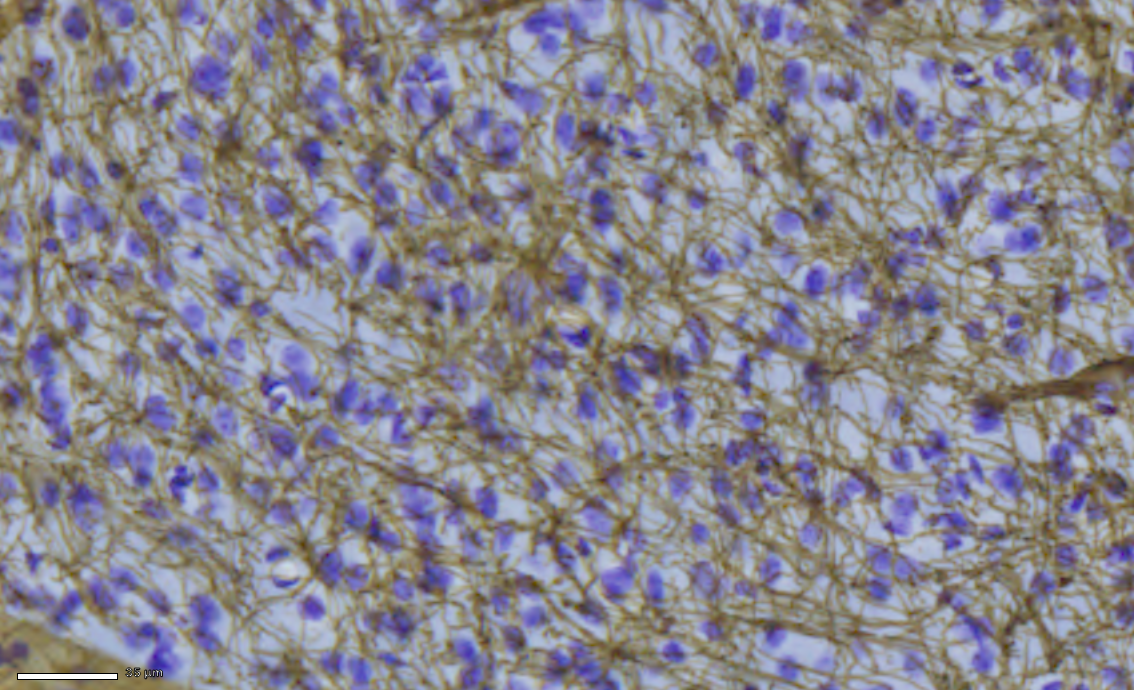
#> input picture Images/TIssues.png, 1134 x 690 px, found by its file name
$ python ExtractNucleus.py
#> lines starting #> are read from the running program, lines starting #| are printed output that depends on the picture; after the words box and inside, x2 and y2 are one past the last pixel; in counts of white or black regions, pixels touching at a corner belong together
import cv2
import numpy as np

# Load the image
image = cv2.imread('/Users/sricharanmohankumar/BrainHack-1/Images/TIssues.png')
#> image is the input picture: shape (690, 1134, 3); mean B, G, R 142, 133.1, 136

# Convert the image to HSV color space
hsv = cv2.cvtColor(image, cv2.COLOR_BGR2HSV)
#> hsv: shape (690, 1134, 3); mean H, S, V 78.6, 53.3, 154.2

# Define the range for purple color in HSV
lower_purple = np.array([120, 25, 25])
upper_purple = np.array([165, 255, 255])

# Create a mask for purple color
mask_purple = cv2.inRange(hsv, lower_purple, upper_purple)
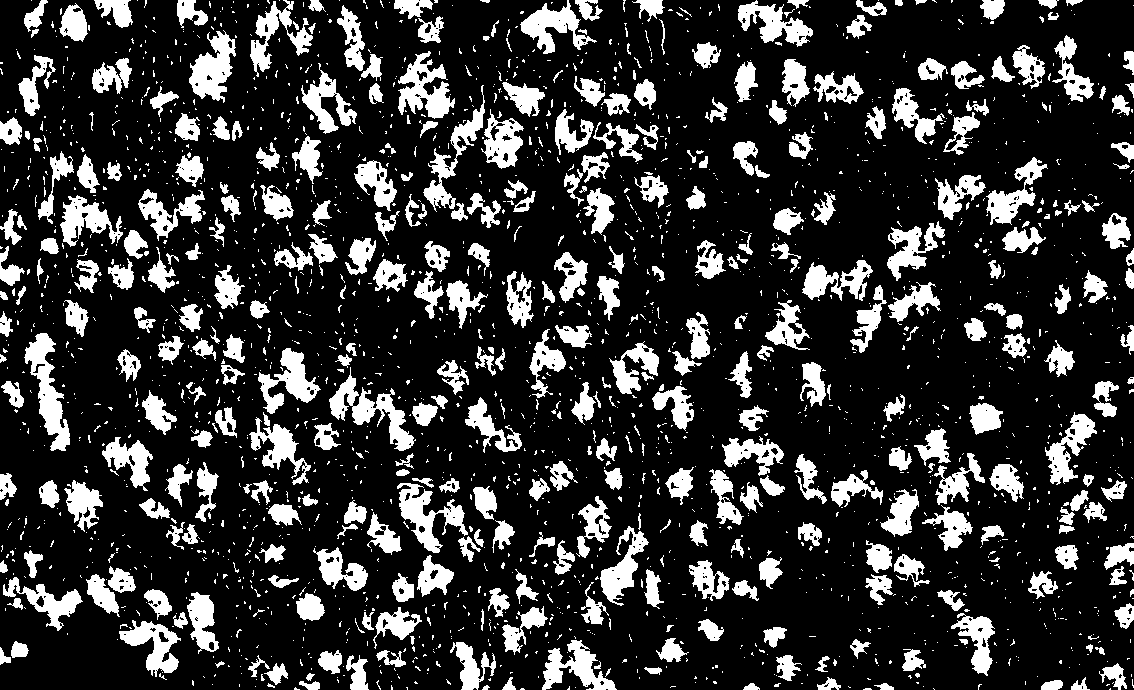
#> mask_purple: shape (690, 1134); 20.5% white; 2330 white regions (1924 under 20 px), largest, box (x1, y1, x2, y2) and area: (24, 333, 70, 451) 2183, (329, 367, 416, 451) 2117, (398, 51, 455, 119) 1911

# Extract the purple spots
purple_spots = cv2.bitwise_and(image, image, mask=mask_purple)
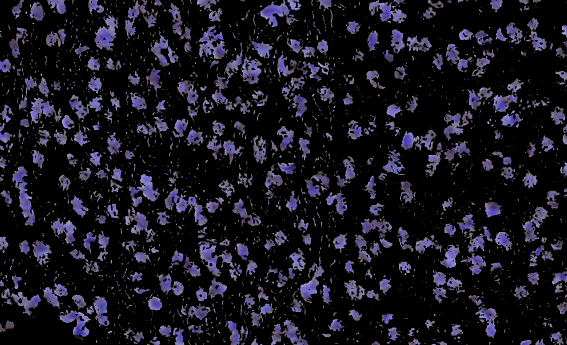
#> purple_spots: shape (690, 1134, 3) (shown at 1/2 size); mean B, G, R 31.2, 21.4, 23.3

# Convert the purple spots to grayscale
purple_spots_gray = cv2.cvtColor(purple_spots, cv2.COLOR_BGR2GRAY)
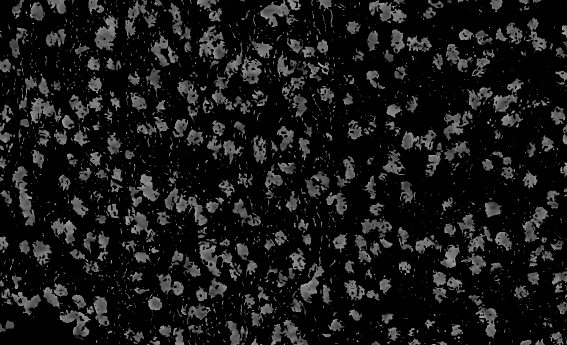
#> purple_spots_gray: shape (690, 1134) (shown at 1/2 size); min 0, max 188, mean 23.1

# Invert the grayscale image
purple_spots_gray_inverted = cv2.bitwise_not(purple_spots_gray)
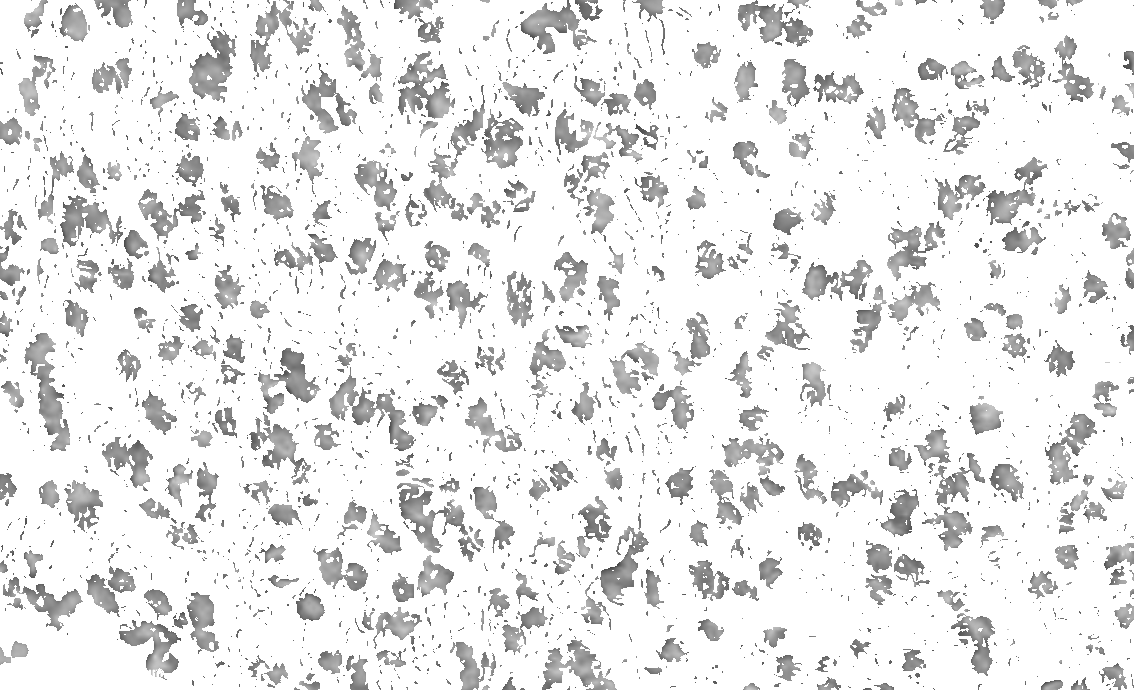
#> purple_spots_gray_inverted: shape (690, 1134); min 67, max 255, mean 231.9

# Save the output image
cv2.imwrite('Nucleus.png', purple_spots_gray_inverted)

$ run again, with Images/Putamen_1.png copied over Images/TIssues.png
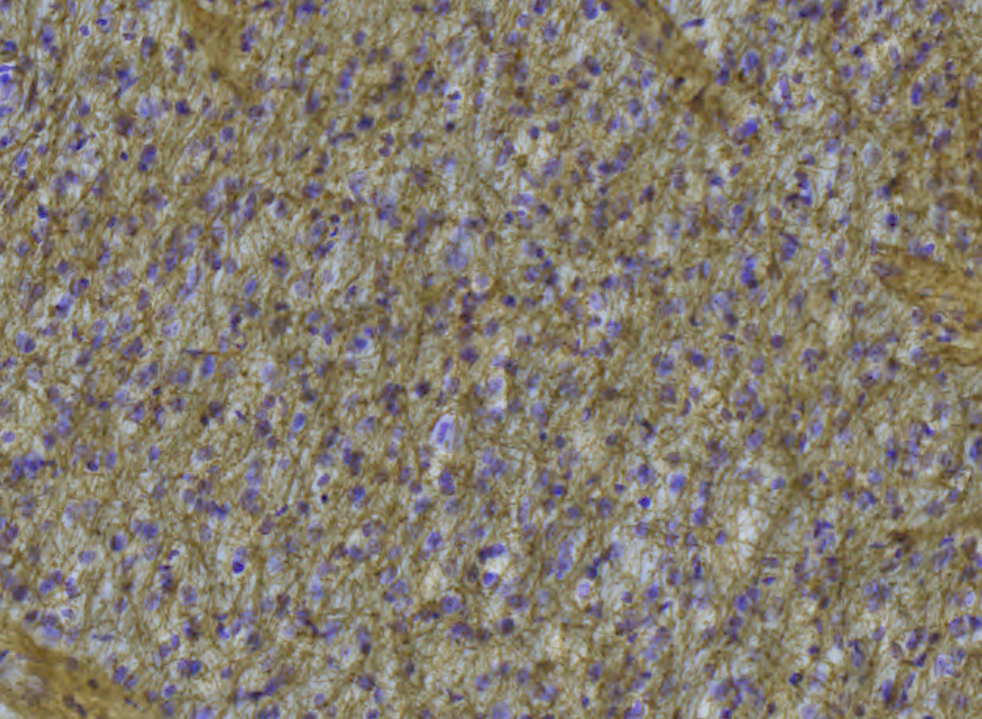
#> input picture Images/Putamen_1.png, 982 x 719 px, shrunk from 1259 x 922 before the run, found by its file name
#> image is the input picture: shape (719, 982, 3); mean B, G, R 111.1, 124.2, 132.2
#> hsv: shape (719, 982, 3); mean H, S, V 51.2, 62.1, 137.3
#> `mask_purple = cv2.inRange(hsv, lower_purple, upper_purple)`:
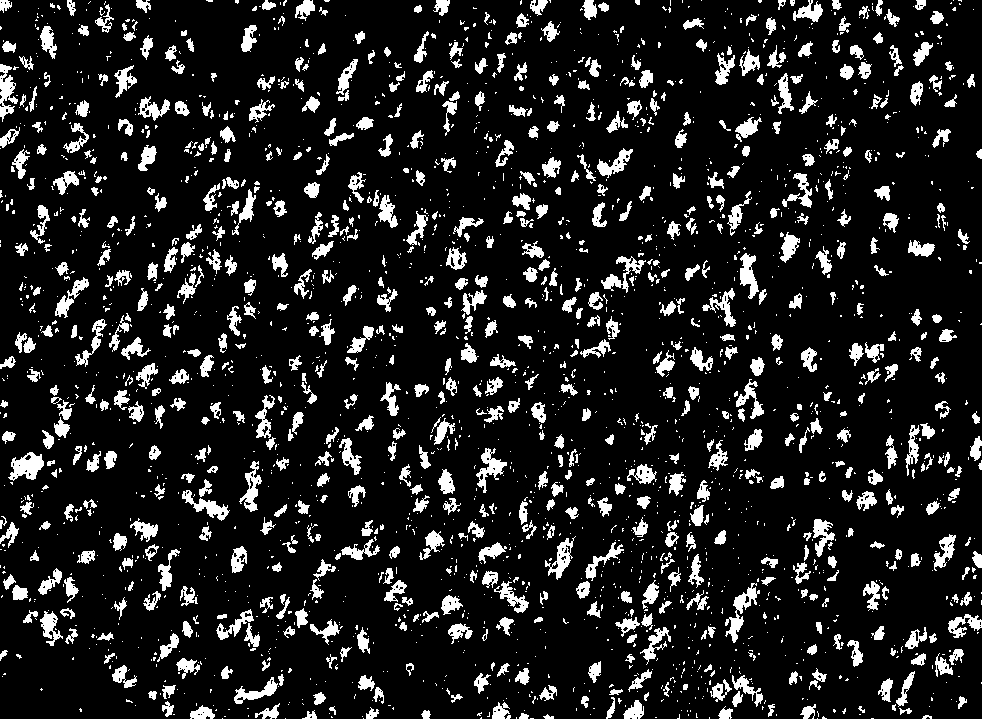
#> mask_purple: shape (719, 982); 12.7% white; 2529 white regions (1777 under 20 px), largest, box (x1, y1, x2, y2) and area: (725, 583, 760, 643) 612, (8, 452, 44, 481) 607, (0, 64, 18, 122) 528
#> `purple_spots_gray_inverted = cv2.bitwise_not(purple_spots_gray)`:
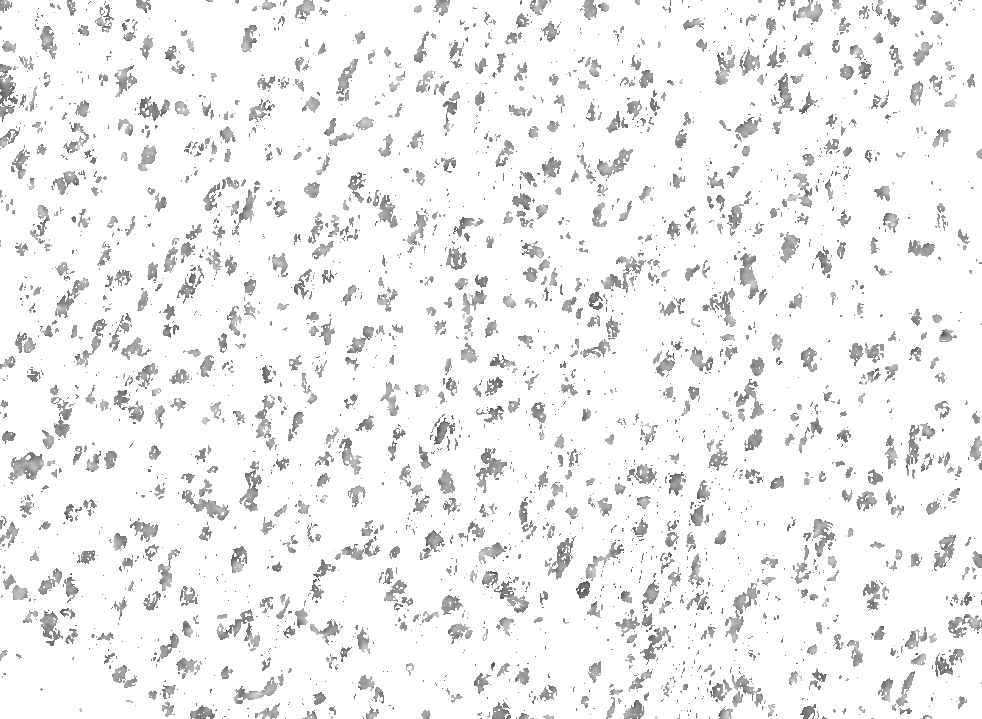
#> purple_spots_gray_inverted: shape (719, 982); min 61, max 255, mean 241.3

$ run again, with Images/Putamen_3.png copied over Images/TIssues.png
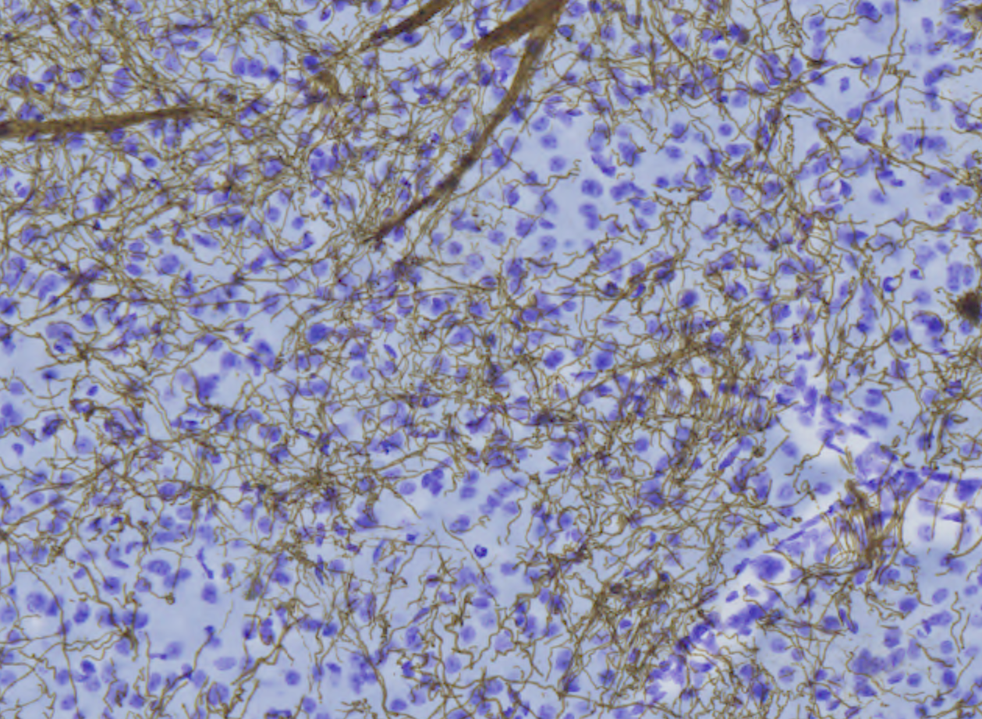
#> input picture Images/Putamen_3.png, 982 x 719 px, shrunk from 1259 x 922 before the run, found by its file name
#> image is the input picture: shape (719, 982, 3); mean B, G, R 169.3, 146, 145
#> hsv: shape (719, 982, 3); mean H, S, V 95.6, 55.7, 175.7
#> `mask_purple = cv2.inRange(hsv, lower_purple, upper_purple)`:
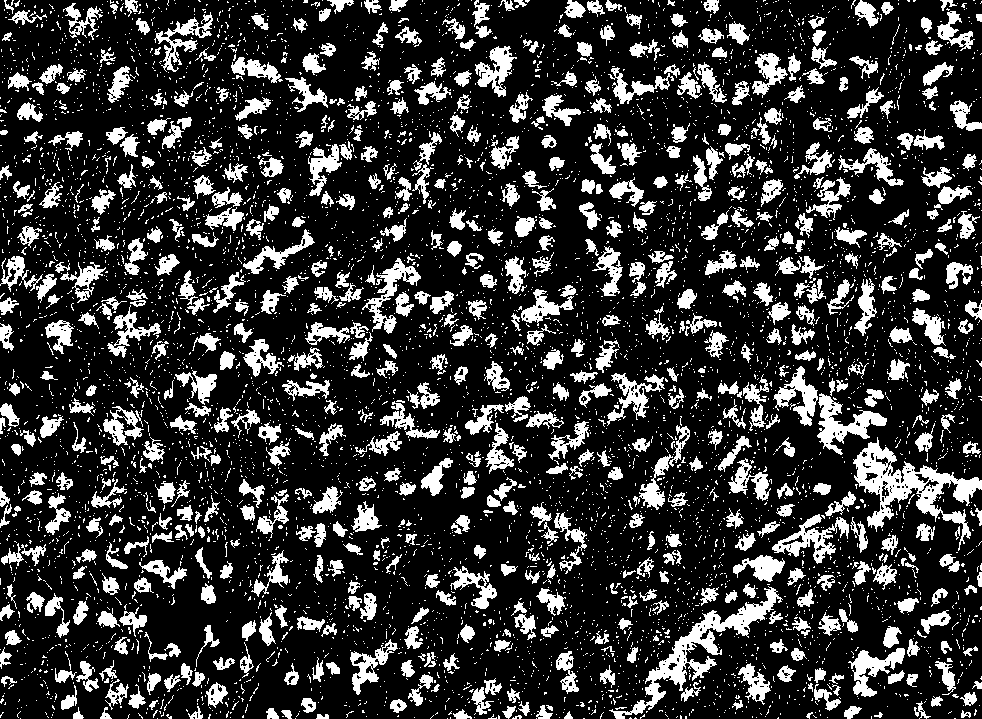
#> mask_purple: shape (719, 982); 21.2% white; 6310 white regions (5615 under 20 px), largest, box (x1, y1, x2, y2) and area: (853, 437, 982, 551) 4158, (609, 586, 783, 719) 3526, (817, 393, 887, 455) 1540
#> `purple_spots_gray_inverted = cv2.bitwise_not(purple_spots_gray)`:
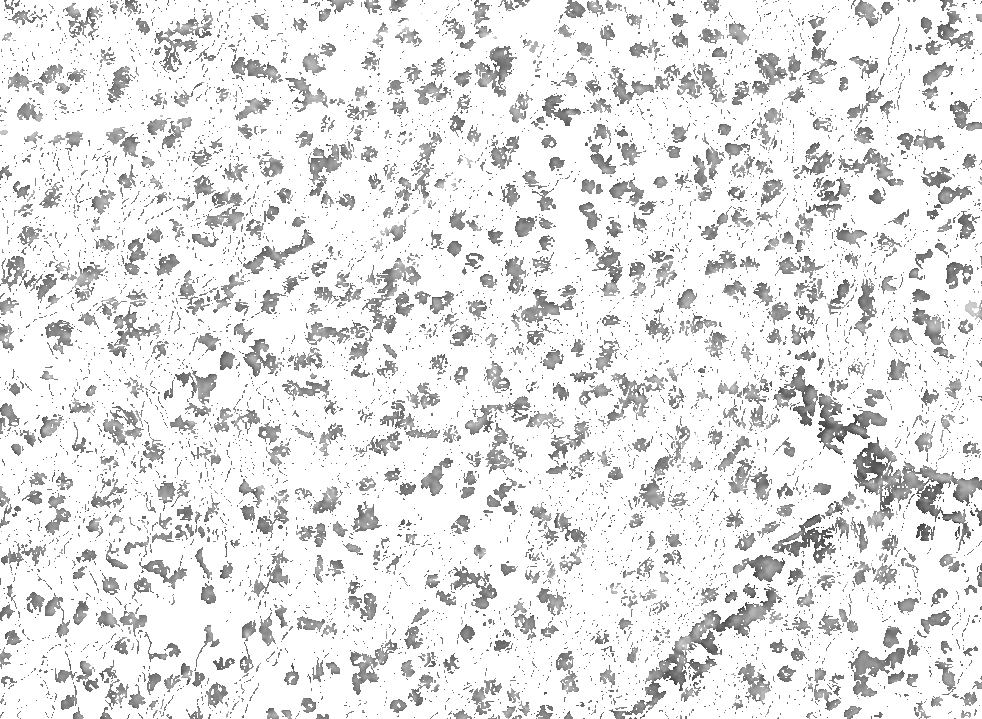
#> purple_spots_gray_inverted: shape (719, 982); min 51, max 255, mean 229.1
